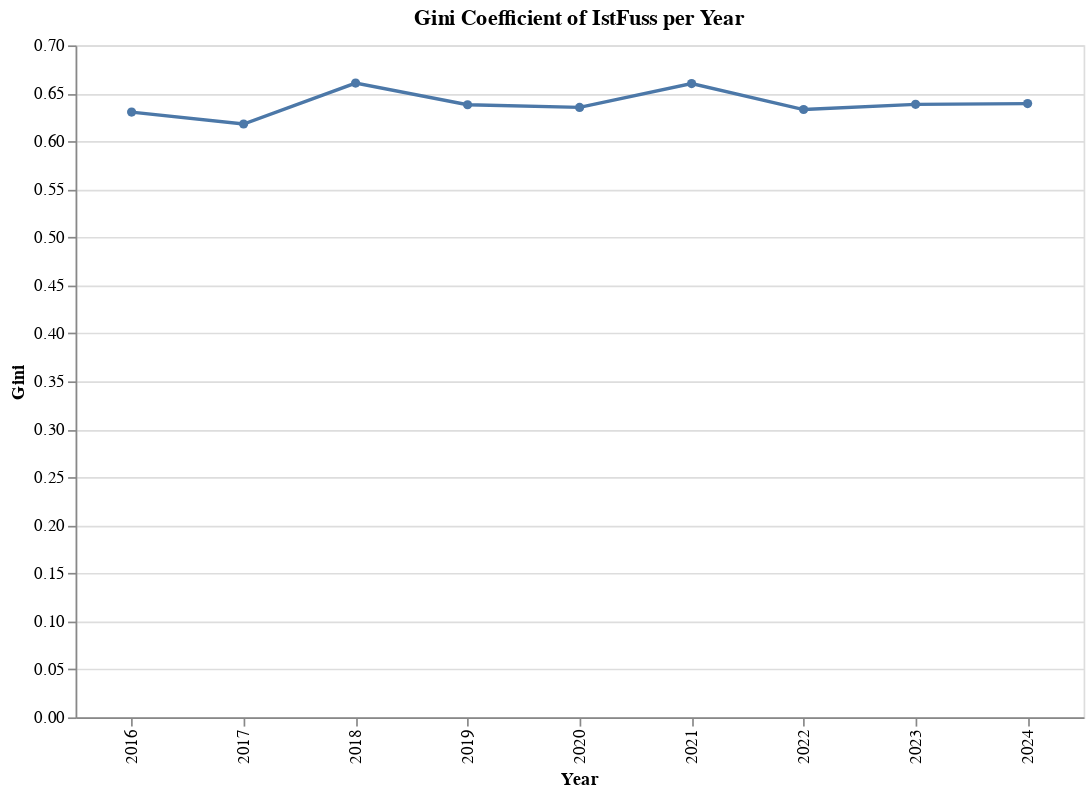

This figure's notebook cell:
### Code cell
title = " ".join(val_label.split("_")).title() if "_" in val_label else val_label

chart = (
    alt.Chart(pd.DataFrame({"Year": YEARS, "Gini": gini_arr}))
    .mark_line(point=True)
    .properties(
        title=f"Gini Coefficient of {title} per Year",
        width=600,
        height=400,
    )
    .encode(x="Year:O", y="Gini:Q")
    .interactive()
)

chart.save(os.path.join("img", f"gini_index_{title.replace(' ', '_').lower()}.png"))
chart.show()

### Figure 1 — Vega-Lite specification as saved in the notebook (floating-point values rounded to 4 significant figures)
{"config": {"view": {"continuousWidth": 300, "continuousHeight": 300}}, "data": {"name": "data-ae3eacdee577a4c3bc921cd8817e6056"}, "mark": {"type": "line", "point": true}, "encoding": {"x": {"field": "Year", "type": "ordinal"}, "y": {"field": "Gini", "type": "quantitative"}}, "height": 400, "params": [{"name": "param_94", "select": {"type": "interval", "encodings": ["x", "y"]}, "bind": "scales"}], "title": "Gini Coefficient of IstFuss per Year", "width": 600, "$schema": "https://vega.github.io/schema/vega-lite/v5.20.1.json", "datasets": {"data-ae3eacdee577a4c3bc921cd8817e6056": [{"Year": 2016, "Gini": 0.6305}, {"Year": 2017, "Gini": 0.6181}, {"Year": 2018, "Gini": 0.6607}, {"Year": 2019, "Gini": 0.6381}, {"Year": 2020, "Gini": 0.6354}, {"Year": 2021, "Gini": 0.6602}, {"Year": 2022, "Gini": 0.6332}, {"Year": 2023, "Gini": 0.6385}, {"Year": 2024, "Gini": 0.6394}]}}
